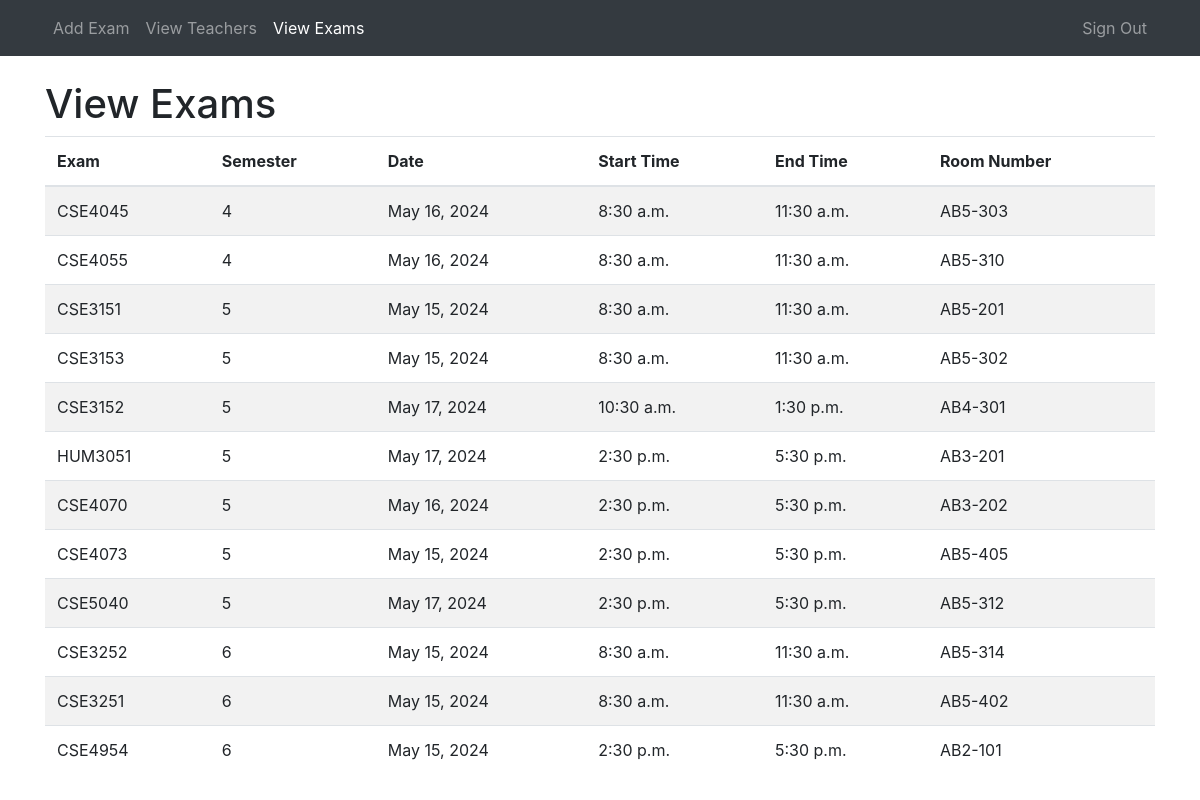
Page /view-exams/ on the committed database.
### teacher/models.py (models this page shows, shortened)
class ExamSlot(models.Model):
    exam = models.CharField(max_length=100)
    date = models.DateField()
    start_time = models.TimeField()
    end_time = models.TimeField()
    room_number = models.CharField(max_length=20, default='')
    semester = models.CharField(max_length=50, default='')
    booked = models.BooleanField(default=False)
    teacher = models.ForeignKey(Teacher, on_delete=models.CASCADE, related_name='assigned_duties', null=True, blank=True)

### teacher/views.py (the view)
# urls.py: path('view-exams/', views.view_exams, name='view_exams'),
def view_exams(request):
    exams = ExamSlot.objects.all().order_by('semester', 'start_time')
    return render(request, 'view_exams.html', {'exams': exams})

### templates/view_exams.html (shortened to what this page needs)
{% extends 'base_admin.html' %}
{% block view_exams_active %}active{% endblock %}
{% block content %}
    <h1>View Exams</h1>
    <table class="table table-striped">
        <thead>
            <tr>
                <th>Exam</th>
                <th>Semester</th>
                <th>Date</th>
                <th>Start Time</th>
                <th>End Time</th>
                <th>Room Number</th>
            </tr>
        </thead>
        <tbody>
            {% for exam in exams %}
                <tr>
                    <td>{{ exam.exam }}</td>
                    <td>{{ exam.semester }}</td>
                    <td>{{ exam.date }}</td>
                    <td>{{ exam.start_time }}</td>
                    <td>{{ exam.end_time }}</td>
                    <td>{{ exam.room_number }}</td>
                </tr>
            {% endfor %}
        </tbody>
    </table>
{% endblock %}

### rows in the picture
ExamSlot: exam "CSE4045", semester "4", date "May 16, 2024", start_time "8:30 a.m.", end_time "11:30 a.m.", room_number "AB5-303"
ExamSlot: exam "CSE4055", semester "4", date "May 16, 2024", start_time "8:30 a.m.", end_time "11:30 a.m.", room_number "AB5-310"
ExamSlot: exam "CSE3151", semester "5", date "May 15, 2024", start_time "8:30 a.m.", end_time "11:30 a.m.", room_number "AB5-201"
ExamSlot: exam "CSE3153", semester "5", date "May 15, 2024", start_time "8:30 a.m.", end_time "11:30 a.m.", room_number "AB5-302"
ExamSlot: exam "CSE3152", semester "5", date "May 17, 2024", start_time "10:30 a.m.", end_time "1:30 p.m.", room_number "AB4-301"
ExamSlot: exam "HUM3051", semester "5", date "May 17, 2024", start_time "2:30 p.m.", end_time "5:30 p.m.", room_number "AB3-201"
ExamSlot: exam "CSE4070", semester "5", date "May 16, 2024", start_time "2:30 p.m.", end_time "5:30 p.m.", room_number "AB3-202"
ExamSlot: exam "CSE4073", semester "5", date "May 15, 2024", start_time "2:30 p.m.", end_time "5:30 p.m.", room_number "AB5-405"
ExamSlot: exam "CSE5040", semester "5", date "May 17, 2024", start_time "2:30 p.m.", end_time "5:30 p.m.", room_number "AB5-312"
ExamSlot: exam "CSE3252", semester "6", date "May 15, 2024", start_time "8:30 a.m.", end_time "11:30 a.m.", room_number "AB5-314"
ExamSlot: exam "CSE3251", semester "6", date "May 15, 2024", start_time "8:30 a.m.", end_time "11:30 a.m.", room_number "AB5-402"
ExamSlot: exam "CSE4954", semester "6", date "May 15, 2024", start_time "2:30 p.m.", end_time "5:30 p.m.", room_number "AB2-101"
